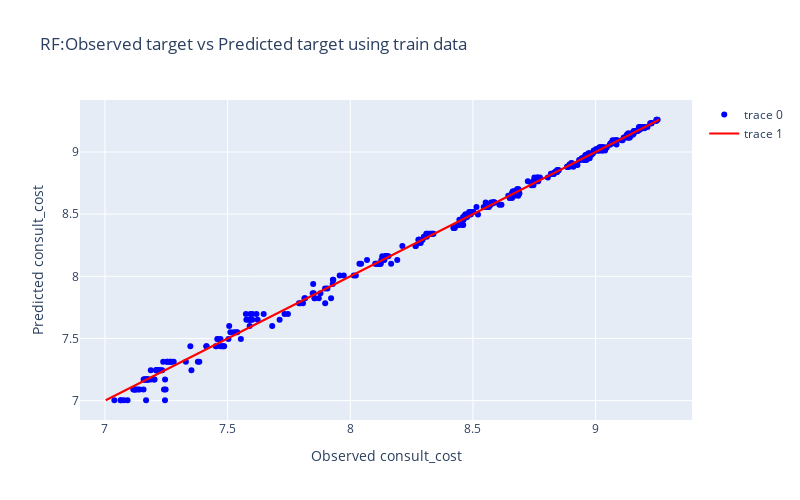

Notebook code for this chart:
### Code cell
fig = go.Figure()

# scatter plot using test data
fig.add_trace(go.Scatter(y=y_train, x=RF.predict(x_train), mode='markers', marker=dict(color='blue')))

# diagonal line to represent predictions
fig.add_trace(go.Scatter(y=y_train, x=y_train, mode='lines', line=dict(color='red')))

fig.update_layout(title='RF:Observed target vs Predicted target using train data', xaxis_title='Observed consult_cost', 
                  yaxis_title='Predicted consult_cost', width=800, height=500)
fig.show()

### Figure 1 — Plotly figure (JSON) as saved in the notebook; plotly's stock layout.template omitted (floating-point values rounded to 4 significant figures; data arrays with more than 128 entries replaced by an {"elided": "..."} marker saying what was removed)
{"data": [{"marker": {"color": "blue"}, "mode": "markers", "type": "scatter", "x": {"elided": "416 float values"}, "y": {"elided": "416 float values"}}, {"line": {"color": "red"}, "mode": "lines", "type": "scatter", "x": {"elided": "416 float values"}, "y": {"elided": "416 float values"}}], "layout": {"height": 500, "title": {"text": "RF:Observed target vs Predicted target using train data"}, "width": 800, "xaxis": {"title": {"text": "Observed consult_cost"}}, "yaxis": {"title": {"text": "Predicted consult_cost"}}}}
